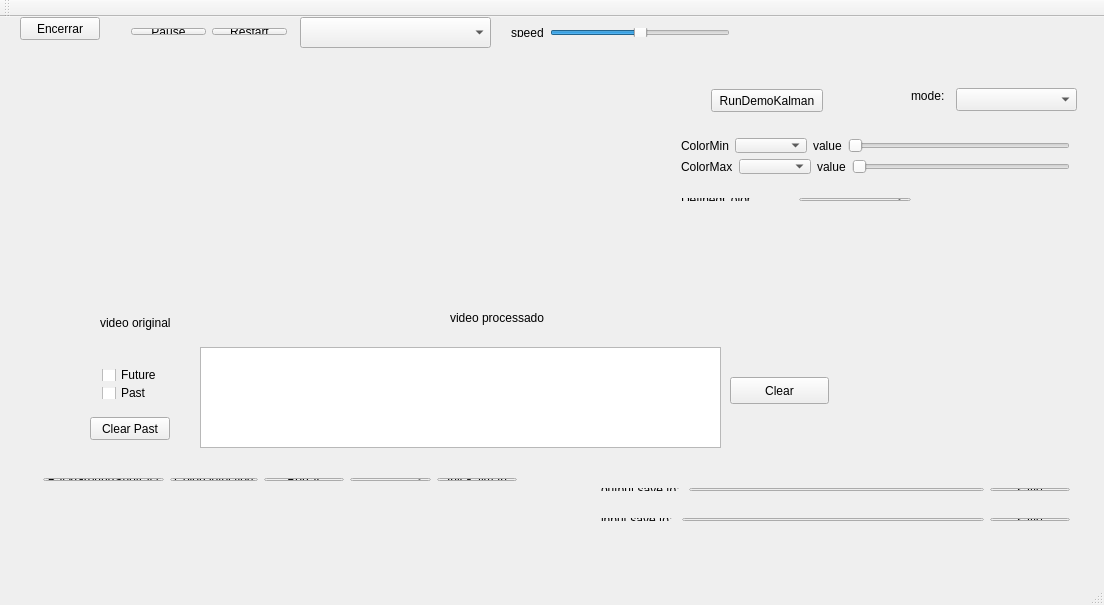
<?xml version="1.0" encoding="UTF-8"?>
<ui version="4.0">
 <class>ProjetoFinal</class>
 <widget class="QMainWindow" name="ProjetoFinal">
  <property name="geometry">
   <rect>
    <x>0</x>
    <y>0</y>
    <width>1104</width>
    <height>605</height>
   </rect>
  </property>
  <property name="windowTitle">
   <string>ProjetoFinal</string>
  </property>
  <widget class="QWidget" name="centralWidget">
   <widget class="QPlainTextEdit" name="logText">
    <property name="geometry">
     <rect>
      <x>200</x>
      <y>330</y>
      <width>521</width>
      <height>101</height>
     </rect>
    </property>
   </widget>
   <widget class="QLabel" name="label">
    <property name="geometry">
     <rect>
      <x>100</x>
      <y>290</y>
      <width>101</width>
      <height>31</height>
     </rect>
    </property>
    <property name="text">
     <string>video original</string>
    </property>
   </widget>
   <widget class="QLabel" name="label_2">
    <property name="geometry">
     <rect>
      <x>450</x>
      <y>290</y>
      <width>121</width>
      <height>21</height>
     </rect>
    </property>
    <property name="text">
     <string>video processado</string>
    </property>
   </widget>
   <widget class="QWidget" name="layoutWidget">
    <property name="geometry">
     <rect>
      <x>91</x>
      <y>341</y>
      <width>81</width>
      <height>52</height>
     </rect>
    </property>
    <layout class="QVBoxLayout" name="FuturePastLayout">
     <item>
      <widget class="QCheckBox" name="futureButtom">
       <property name="text">
        <string>Future</string>
       </property>
      </widget>
     </item>
     <item>
      <widget class="QCheckBox" name="pastButtom">
       <property name="text">
        <string>Past</string>
       </property>
       <property name="checked">
        <bool>false</bool>
       </property>
      </widget>
     </item>
    </layout>
   </widget>
   <widget class="QWidget" name="layoutWidget">
    <property name="geometry">
     <rect>
      <x>500</x>
      <y>0</y>
      <width>241</width>
      <height>31</height>
     </rect>
    </property>
    <layout class="QHBoxLayout" name="speedLayout">
     <item>
      <widget class="QLabel" name="label_3">
       <property name="text">
        <string>speed</string>
       </property>
      </widget>
     </item>
     <item>
      <widget class="QSlider" name="speedSlider">
       <property name="maximum">
        <number>100</number>
       </property>
       <property name="value">
        <number>50</number>
       </property>
       <property name="orientation">
        <enum>Qt::Horizontal</enum>
       </property>
      </widget>
     </item>
    </layout>
   </widget>
   <widget class="QPushButton" name="closeButtom">
    <property name="geometry">
     <rect>
      <x>20</x>
      <y>0</y>
      <width>80</width>
      <height>23</height>
     </rect>
    </property>
    <property name="text">
     <string>Encerrar</string>
    </property>
   </widget>
   <widget class="QPushButton" name="runDemoKalman">
    <property name="geometry">
     <rect>
      <x>711</x>
      <y>72</y>
      <width>112</width>
      <height>23</height>
     </rect>
    </property>
    <property name="text">
     <string>RunDemoKalman</string>
    </property>
   </widget>
   <widget class="QComboBox" name="videoFileOption">
    <property name="geometry">
     <rect>
      <x>300</x>
      <y>0</y>
      <width>191</width>
      <height>31</height>
     </rect>
    </property>
   </widget>
   <widget class="QWidget" name="layoutWidget">
    <property name="geometry">
     <rect>
      <x>120</x>
      <y>0</y>
      <width>178</width>
      <height>29</height>
     </rect>
    </property>
    <layout class="QHBoxLayout" name="PauseRestartLayout">
     <item>
      <widget class="QPushButton" name="pauseButtom">
       <property name="text">
        <string>Pause</string>
       </property>
      </widget>
     </item>
     <item>
      <widget class="QPushButton" name="restartButtom">
       <property name="text">
        <string>Restart</string>
       </property>
      </widget>
     </item>
    </layout>
   </widget>
   <widget class="QPushButton" name="clearButtom">
    <property name="geometry">
     <rect>
      <x>730</x>
      <y>360</y>
      <width>99</width>
      <height>27</height>
     </rect>
    </property>
    <property name="text">
     <string>Clear</string>
    </property>
   </widget>
   <widget class="QWidget" name="layoutWidget">
    <property name="geometry">
     <rect>
      <x>50</x>
      <y>50</y>
      <width>611</width>
      <height>241</height>
     </rect>
    </property>
    <layout class="QGridLayout" name="gridLayout">
     <item row="0" column="0">
      <widget class="QLabel" name="inputImg">
       <property name="autoFillBackground">
        <bool>true</bool>
       </property>
       <property name="text">
        <string/>
       </property>
      </widget>
     </item>
     <item row="0" column="1">
      <widget class="QLabel" name="outputImg">
       <property name="autoFillBackground">
        <bool>true</bool>
       </property>
       <property name="text">
        <string/>
       </property>
      </widget>
     </item>
    </layout>
   </widget>
   <widget class="QWidget" name="layoutWidget">
    <property name="geometry">
     <rect>
      <x>670</x>
      <y>110</y>
      <width>411</width>
      <height>58</height>
     </rect>
    </property>
    <layout class="QVBoxLayout" name="verticalLayout">
     <item>
      <layout class="QHBoxLayout" name="horizontalLayout_3">
       <item>
        <widget class="QLabel" name="ColorMinLabel">
         <property name="text">
          <string>ColorMin</string>
         </property>
        </widget>
       </item>
       <item>
        <widget class="QComboBox" name="ColorMinChannelOption"/>
       </item>
       <item>
        <layout class="QHBoxLayout" name="horizontalLayout">
         <item>
          <widget class="QLabel" name="ColorMinValue">
           <property name="text">
            <string>value</string>
           </property>
          </widget>
         </item>
         <item>
          <widget class="QSlider" name="ColorMinChannelSlider">
           <property name="maximum">
            <number>100</number>
           </property>
           <property name="orientation">
            <enum>Qt::Horizontal</enum>
           </property>
          </widget>
         </item>
        </layout>
       </item>
      </layout>
     </item>
     <item>
      <layout class="QHBoxLayout" name="horizontalLayout_6">
       <item>
        <widget class="QLabel" name="ColorMaxLabel">
         <property name="text">
          <string>ColorMax</string>
         </property>
        </widget>
       </item>
       <item>
        <widget class="QComboBox" name="ColorMaxChannelOption"/>
       </item>
       <item>
        <layout class="QHBoxLayout" name="horizontalLayout_7">
         <item>
          <widget class="QLabel" name="ColorMaxValue">
           <property name="text">
            <string>value</string>
           </property>
          </widget>
         </item>
         <item>
          <widget class="QSlider" name="ColorMaxChannelSlider">
           <property name="maximum">
            <number>100</number>
           </property>
           <property name="orientation">
            <enum>Qt::Horizontal</enum>
           </property>
          </widget>
         </item>
        </layout>
       </item>
      </layout>
     </item>
    </layout>
   </widget>
   <widget class="QWidget" name="layoutWidget">
    <property name="geometry">
     <rect>
      <x>670</x>
      <y>170</y>
      <width>252</width>
      <height>25</height>
     </rect>
    </property>
    <layout class="QHBoxLayout" name="horizontalLayout_8">
     <item>
      <widget class="QLabel" name="DefineColorLabel">
       <property name="text">
        <string>DefinedColor</string>
       </property>
      </widget>
     </item>
     <item>
      <widget class="QComboBox" name="DefinedColorOption"/>
     </item>
    </layout>
   </widget>
   <widget class="QLabel" name="GlobalModeLabel">
    <property name="geometry">
     <rect>
      <x>911</x>
      <y>71</y>
      <width>39</width>
      <height>16</height>
     </rect>
    </property>
    <property name="text">
     <string>mode:</string>
    </property>
   </widget>
   <widget class="QComboBox" name="GlobalModeOption">
    <property name="geometry">
     <rect>
      <x>956</x>
      <y>71</y>
      <width>121</width>
      <height>23</height>
     </rect>
    </property>
   </widget>
   <widget class="QPushButton" name="ClearPastButtom">
    <property name="geometry">
     <rect>
      <x>90</x>
      <y>400</y>
      <width>80</width>
      <height>23</height>
     </rect>
    </property>
    <property name="text">
     <string>Clear Past</string>
    </property>
   </widget>
   <widget class="QWidget" name="layoutWidget">
    <property name="geometry">
     <rect>
      <x>690</x>
      <y>270</y>
      <width>321</width>
      <height>17</height>
     </rect>
    </property>
    <layout class="QHBoxLayout" name="horizontalLayout_2">
     <item>
      <widget class="QLabel" name="ColorDetectionThresholdLabel">
       <property name="text">
        <string>ColorDetectionTh</string>
       </property>
      </widget>
     </item>
     <item>
      <widget class="QLabel" name="ColorDetectionThresholdSliderValue">
       <property name="text">
        <string>30</string>
       </property>
      </widget>
     </item>
     <item>
      <widget class="QSlider" name="ColorDetectionThresholdSlider">
       <property name="maximum">
        <number>100</number>
       </property>
       <property name="value">
        <number>30</number>
       </property>
       <property name="orientation">
        <enum>Qt::Horizontal</enum>
       </property>
      </widget>
     </item>
    </layout>
   </widget>
   <widget class="QWidget" name="layoutWidget">
    <property name="geometry">
     <rect>
      <x>32</x>
      <y>450</y>
      <width>496</width>
      <height>25</height>
     </rect>
    </property>
    <layout class="QHBoxLayout" name="horizontalLayout_4">
     <item>
      <widget class="QPushButton" name="BackGroundSubButtom">
       <property name="text">
        <string>BackGroundSubtract</string>
       </property>
      </widget>
     </item>
     <item>
      <widget class="QPushButton" name="ColorDetectionButtom">
       <property name="text">
        <string>ColorDetection</string>
       </property>
      </widget>
     </item>
     <item>
      <widget class="QPushButton" name="BorrarButtom">
       <property name="text">
        <string>Borrar</string>
       </property>
      </widget>
     </item>
     <item>
      <widget class="QComboBox" name="SizeOfGaussian"/>
     </item>
     <item>
      <widget class="QPushButton" name="InitKalmanButtom">
       <property name="text">
        <string>Init Kalman</string>
       </property>
      </widget>
     </item>
    </layout>
   </widget>
   <widget class="QWidget" name="layoutWidget">
    <property name="geometry">
     <rect>
      <x>690</x>
      <y>220</y>
      <width>311</width>
      <height>17</height>
     </rect>
    </property>
    <layout class="QHBoxLayout" name="horizontalLayout_5">
     <item>
      <widget class="QLabel" name="raioLabel">
       <property name="text">
        <string>raio</string>
       </property>
      </widget>
     </item>
     <item>
      <widget class="QLabel" name="raioValueLabel">
       <property name="text">
        <string>TextLabel</string>
       </property>
      </widget>
     </item>
     <item>
      <widget class="QSlider" name="raioSlider">
       <property name="maximum">
        <number>100</number>
       </property>
       <property name="value">
        <number>20</number>
       </property>
       <property name="orientation">
        <enum>Qt::Horizontal</enum>
       </property>
      </widget>
     </item>
    </layout>
   </widget>
   <widget class="QWidget" name="layoutWidget_2">
    <property name="geometry">
     <rect>
      <x>590</x>
      <y>490</y>
      <width>491</width>
      <height>25</height>
     </rect>
    </property>
    <layout class="QHBoxLayout" name="horizontalLayout_10">
     <item>
      <widget class="QLabel" name="SaveInputLabel">
       <property name="text">
        <string>input save to: </string>
       </property>
      </widget>
     </item>
     <item>
      <widget class="QLineEdit" name="SaveInputEdit"/>
     </item>
     <item>
      <widget class="QPushButton" name="SaveInputButtom">
       <property name="text">
        <string>save</string>
       </property>
      </widget>
     </item>
    </layout>
   </widget>
   <widget class="QWidget" name="">
    <property name="geometry">
     <rect>
      <x>590</x>
      <y>460</y>
      <width>491</width>
      <height>25</height>
     </rect>
    </property>
    <layout class="QHBoxLayout" name="horizontalLayout_9">
     <item>
      <widget class="QLabel" name="SaveLabel">
       <property name="text">
        <string>output save to: </string>
       </property>
      </widget>
     </item>
     <item>
      <widget class="QLineEdit" name="SaveLineEdit"/>
     </item>
     <item>
      <widget class="QPushButton" name="saveButtom">
       <property name="text">
        <string>save</string>
       </property>
      </widget>
     </item>
    </layout>
   </widget>
   <zorder>layoutWidget</zorder>
   <zorder>layoutWidget</zorder>
   <zorder>layoutWidget</zorder>
   <zorder>layoutWidget</zorder>
   <zorder>layoutWidget</zorder>
   <zorder>layoutWidget</zorder>
   <zorder>layoutWidget</zorder>
   <zorder>layoutWidget</zorder>
   <zorder>layoutWidget</zorder>
   <zorder>logText</zorder>
   <zorder>label</zorder>
   <zorder>label_2</zorder>
   <zorder>closeButtom</zorder>
   <zorder>runDemoKalman</zorder>
   <zorder>videoFileOption</zorder>
   <zorder>clearButtom</zorder>
   <zorder>GlobalModeLabel</zorder>
   <zorder>GlobalModeOption</zorder>
   <zorder>ClearPastButtom</zorder>
   <zorder>SaveLineEdit</zorder>
   <zorder>SaveLabel</zorder>
   <zorder>saveButtom</zorder>
   <zorder>layoutWidget_2</zorder>
  </widget>
  <widget class="QMenuBar" name="menuBar">
   <property name="geometry">
    <rect>
     <x>0</x>
     <y>0</y>
     <width>1104</width>
     <height>20</height>
    </rect>
   </property>
  </widget>
  <widget class="QToolBar" name="mainToolBar">
   <attribute name="toolBarArea">
    <enum>TopToolBarArea</enum>
   </attribute>
   <attribute name="toolBarBreak">
    <bool>false</bool>
   </attribute>
  </widget>
  <widget class="QStatusBar" name="statusBar"/>
 </widget>
 <layoutdefault spacing="6" margin="11"/>
 <resources/>
 <connections/>
</ui>
